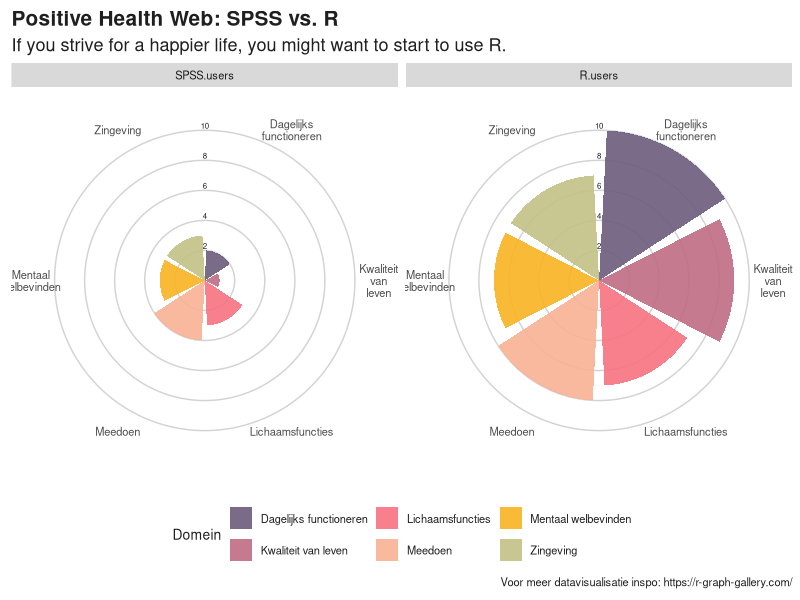
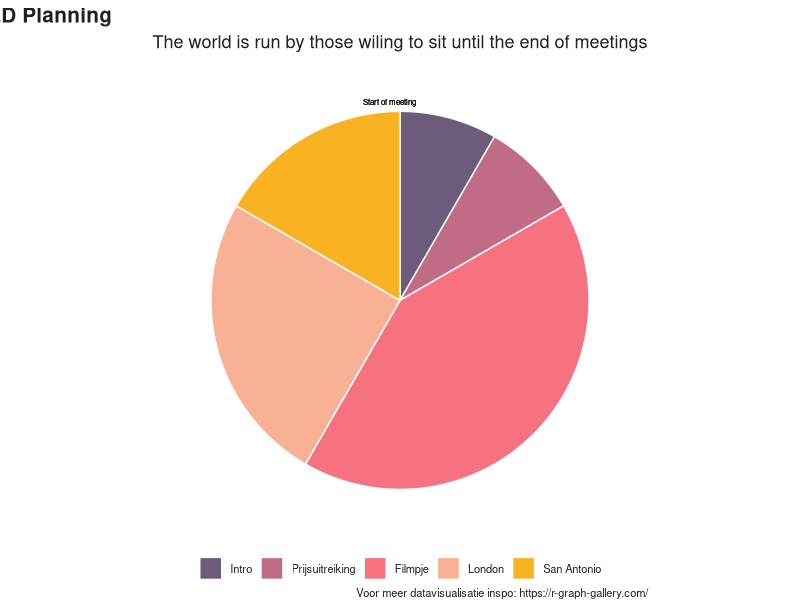

The R script that drew these images, in order:
# Promotie R script 1

rm(list=ls())

# --------- Packages --------- 
### Run this line only once:
# install.packages("dplyr"); install.packages("ggplot2"); install.packages("ggpubr"); install.packages("stringr"); install.packages("reshape2"); 

library(dplyr)
library(ggplot2)
library(ggpubr)
library(stringr)
library(reshape2)

# ------ Prepare data --------

# create data frame
SPSS.users  <- c(3,2,3,4,1,3)
set.seed(123); R.users     <- sample(5:10, 6) # run together
df          <- as.data.frame(cbind(SPSS.users,R.users))
df$R.users[df$R.users < 7] <- 7

# add domain
df$Domein   <- c("Lichaamsfuncties", "Dagelijks functioneren", "Zingeving", "Meedoen", "Kwaliteit van leven", "Mentaal welbevinden")

# create data frame for plot
plot_df     <- reshape2::melt(df, id = "Domein")


# ------ Het figuur -------

# Voorbeeldscript van R gallery:  (link: https://r-graph-gallery.com/web-circular-barplot-with-R-and-ggplot2.html)

scale_range <- seq(0, 10, 2)
# Make the plot
plt <- ggplot(plot_df) +
  geom_hline( aes(yintercept = y), data.frame(y=scale_range), color="lightgrey" ) +
  geom_col( aes(x=str_wrap(Domein,5), y=value, fill=Domein), position = "dodge2", show.legend = TRUE, alpha = .9) +
  xlab(" ") + ylab("Waarde") + 
  coord_polar() +
  # Annotate custom scale inside plot
  annotate(x = 6.5, y = 2.3, label = "2", geom = "text", size = 2, color = "gray12") +
  annotate(x = 6.5, y = 4.3, label = "4", geom = "text", size = 2, color = "gray12") +
  annotate(x = 6.5, y = 6.3, label = "6", geom = "text", size = 2, color = "gray12") +
  annotate(x = 6.5, y = 8.3, label = "8", geom = "text", size = 2, color = "gray12") +
  annotate(x = 6.5, y = 10.3, label = "10", geom = "text", size = 2, color = "gray12") +
  facet_wrap( . ~ variable)

# Add labels & Change colors
plt + labs(
  title = "Positive Health Web: SPSS vs. R",
  subtitle ="If you strive for a happier life, you might want to start to use R.",
  caption = "Voor meer datavisualisatie inspo: https://r-graph-gallery.com/") +
  scale_fill_manual(values=c("#6C5B7B","#C06C84","#F67280","#F8B195","#F8B222","#C2C185")) +
  theme(text = element_text(size = 10, color = "gray12"), 
        plot.title = element_text(face = "bold", size = 15, hjust = 0),
        plot.subtitle = element_text(size = 13, hjust = 0),
        axis.title = element_blank(),axis.ticks = element_blank(), axis.text.y = element_blank(), legend.position = "bottom", 
        panel.background = element_rect(fill = "white", color = "white"),panel.grid = element_blank(),panel.grid.major.x = element_blank() )

# Vragen
# Wie scoren beter op 'kwaliteit van leven'?
# Hoe hoog is scoren R users op 'dagelijks functioneren'?
# Op welk domein is het verschil tussen SPSS-gebruikers en R-gebruikers het grootst?
# Bonus: veranderen de plot kleuren in de kleuren van het EC



# ------ Planning VED -------

# Create Data
data <- data.frame(
  group=c("Intro", "Prijsuitreiking", "Filmpje", "London", "San Antonio"),
  value=c(5,5,25,15,10)
)
data$group <- factor(data$group, levels = c("Intro", "Prijsuitreiking", "Filmpje", "London", "San Antonio"))

# Basic piechart
plt_planning <- ggplot(data, aes(x="", y=value, fill=group)) +
  geom_bar(stat="identity", width=1, color="white") +
  coord_polar("y", start=0, direction = -1) +
  annotate(x = 1.55, y = 0.5, label = "Start of meeting", geom = "text", size = 2, color = "gray12") +
  annotate(x = 1.55, y = 0.5, label = "Start of meeting", geom = "text", size = 2, color = "gray12") +
  annotate(x = 1.55, y = 0.5, label = "Start of meeting", geom = "text", size = 2, color = "gray12") +  
  theme_void() # remove background, grid, numeric labels

plt_planning + labs(
  title = "VED Planning",
  subtitle ="The world is run by those wiling to sit until the end of meetings",
  caption = "Voor meer datavisualisatie inspo: https://r-graph-gallery.com/") +
  scale_fill_manual(values=c("#6C5B7B","#C06C84","#F67280","#F8B195","#F8B222","#C2C185")) +
  theme(text = element_text(size = 10, color = "gray12"), 
        plot.title = element_text(face = "bold", size = 15, hjust = -.5),
        plot.subtitle = element_text(size = 13, hjust = .42),
        axis.title = element_blank(),axis.ticks = element_blank(), axis.text.y = element_blank(), legend.position = "bottom", 
        legend.title = element_blank(),
        panel.background = element_rect(fill = "white", color = "white"),panel.grid = element_blank(),panel.grid.major.x = element_blank() )


# evt iets met dit:
# ggarrange(plt, plt_planning, nrow = 2)
